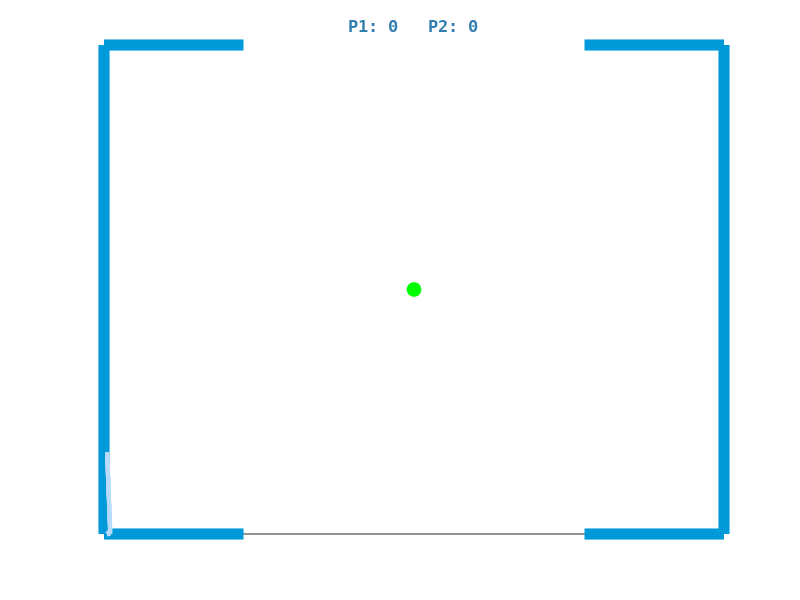

MATLAB code for this plot: (Note: this script raises an error after producing the figure.)
%Pong
%Final Project for Art of Engineering by
%Parthiban Loganathan (pl2487)
%"Derek" Xingzhou He (xh2187)
%Brady Pan (bp2395)

function[] = pong()

clc;
clear;

EDGE_WIDTH = 8;
WIDTH = 200;
HEIGHT = 300;
GOAL_SIZE = 110;
GOAL_LEFT = (WIDTH-GOAL_SIZE)/2;
GOAL_RIGHT = WIDTH-(WIDTH-GOAL_SIZE)/2;

%appearance
GRAPH_COLOR = [0.18,0.4,0.58];
WALL_COLOR = [0,0.6,0.85];
SCORE_COLOR = [0.2,0.5,0.7];
BALL_SIZE = 10;
BALL_R = 3;
BALL_COLOR = [0,1,0];
BALL_SHAPE = 'o';

PADDLE_LENGTH = 50;
PADDLE_WIDTH = 2;
PADDLE_EDGE_THICKNESS = 3;
PADDLE_GOAL_DIS = 30;
PADDLE_DIM_X = [0,0,PADDLE_LENGTH,PADDLE_LENGTH,0];
PADDLE_DIM_Y = [0,PADDLE_WIDTH,PADDLE_WIDTH,0,0];
PADDLE_DIM = [PADDLE_DIM_X;PADDLE_DIM_Y];
PADDLE_COLOR = [0.72,0.86,0.98];

%control
game = [];
BALL_VELOCITY = 0.3;
ball = [];
ball_pos = [WIDTH/2, HEIGHT/2];
ball_v = [BALL_VELOCITY, BALL_VELOCITY];
SPEED_LIMIT = 1.5;

paddlePlot1 = [];
paddlePlot2 = [];
PADDLE_VELOCITY = 0.5;
paddle_dir1 = 0;
paddle_dir2 = 0;
paddle1 = [PADDLE_DIM(1,:) + WIDTH/2 - PADDLE_LENGTH/2; PADDLE_DIM(2,:) + PADDLE_GOAL_DIS];
paddle2 = [PADDLE_DIM(1,:) + WIDTH/2 - PADDLE_LENGTH/2; PADDLE_DIM(2,:) + HEIGHT - PADDLE_GOAL_DIS];

%mechanics
p1_score = 0;
p2_score = 0;
SCORE_LIMIT = 3;
playing_flag = 1;

drawField;
waitfor(msgbox(sprintf('Player 1 (bottom) uses left and right arrow keys to move paddle.\nPlayer 2 (top) uses Z and C keys to move paddle.'),'Instructions','help'));


TIMER = timer('TimerFcn',@callBack, 'ExecutionMode', 'fixedRate', 'Period', 0.01);
start(TIMER);

%Called in the thread
    function callBack(obj, event)
        % disp('Called');
        if playing_flag == 1
            updatePaddle;
            updateBall;
            redraw;
        else
            stop(TIMER);
            close(game);
        end
    end
            

%Draw field
    function drawField
        
        %draw figure and graph
        scrsz = get(0,'ScreenSize');
        game = figure('Position',[scrsz(3)/4 scrsz(4)/4 scrsz(4)/2 scrsz(4)/2]);
        set(game, 'Resize', 'off');
        axis([0 WIDTH 0 HEIGHT]);
        axis manual;
        set(gca, 'color', GRAPH_COLOR, 'YTick', [], 'XTick', []);
        hold on;
        
        %edge
        edge_X1 = [GOAL_LEFT,0,0,GOAL_LEFT];
        edge_X2 = [GOAL_RIGHT,WIDTH,WIDTH,GOAL_RIGHT];
        edge_Y1 = [0,0,HEIGHT,HEIGHT];
        edge_Y2 = [HEIGHT,HEIGHT,0,0];
        plot(edge_X1, edge_Y1 , '-','LineWidth', EDGE_WIDTH, 'Color', WALL_COLOR);
        plot(edge_X2, edge_Y2 , '-','LineWidth', EDGE_WIDTH, 'Color', WALL_COLOR);
        
        %ball
        ball = plot(ball_pos(1), ball_pos(2));
        set(ball, 'Marker', BALL_SHAPE);
        set(ball, 'MarkerFaceColor', BALL_COLOR);
        set(ball, 'MarkerEdgeColor', BALL_COLOR);
        set(ball, 'MarkerSize', BALL_SIZE);
        
        %paddles
        paddlePlot1 = plot(PADDLE_DIM, '-', 'LineWidth', PADDLE_EDGE_THICKNESS);
        set(paddlePlot1, 'Color', PADDLE_COLOR);
        paddlePlot2 = plot(PADDLE_DIM, '-', 'LineWidth', PADDLE_EDGE_THICKNESS);
        set(paddlePlot2, 'Color', PADDLE_COLOR);
        
        %score
        t = title(sprintf('P1: %d   P2: %d', p1_score, p2_score), 'Color', SCORE_COLOR);
        set(t, 'FontName', 'Consolas','FontSize', 12);
        
        %key listener
        set(game,'KeyPressFcn', @keyPress, 'KeyReleaseFcn', @keyRelease);
    end

%reset ball
    function resetBall
        ball_pos = [WIDTH/2, HEIGHT/2];
        ball_v = [BALL_VELOCITY, BALL_VELOCITY];
    end

%new game
    function newgame
        p1_score = 0;
        p2_score = 0;
        t = title(sprintf('P1: %d   P2: %d', p1_score, p2_score), 'Color', SCORE_COLOR);
        set(t, 'FontName', 'Consolas','FontSize', 12);
        resetBall;
        playing_flag = 1;
    end

%end game
    function endgame(i)
        playing_flag = 0;
        if i == 1
            button = questdlg('Player 1 Wins. Play again?','Game Over');
        elseif i == 2
            button = questdlg('Player 2 Wins. Play again?','Game Over');
        end
        if strcmp(button, 'Yes') == 1
            newgame;
        elseif strcmp(button, 'No') == 1
            return;
        elseif strcmp(button, 'Cancel') == 1
            return;
        end
    end

%key press
    function keyPress(src, event)
        if strcmp(event.Key, 'leftarrow') == 1
            paddle_dir1 = -1;
        end
        if strcmp(event.Key, 'rightarrow') == 1
            paddle_dir1 = 1;
        end
        if strcmp(event.Key, 'z') == 1
            paddle_dir2 = -1;
        end
        if strcmp(event.Key, 'c') == 1
            paddle_dir2 = 1;
        end
    end

%key release
    function keyRelease(src, event)
        if strcmp(event.Key, 'leftarrow') == 1
            paddle_dir1 = 0;
        end
        if strcmp(event.Key, 'rightarrow') == 1
            paddle_dir1 = 0;
        end
        if strcmp(event.Key, 'z') == 1
            paddle_dir2 = 0;
        end
        if strcmp(event.Key, 'c') == 1
            paddle_dir2 = 0;
        end
    end

%accelerate
    function accelerate
        rand_y = 1 + (1.04-1).*rand(1);
        ball_v(2) = ball_v(2)*rand_y;
        
        if ball_v(1) > SPEED_LIMIT
            ball_v(1) = SPEED_LIMIT;
        end
        if ball_v(2) > SPEED_LIMIT
            ball_v(2) = SPEED_LIMIT;
        end
    end

%redraw ball
    function updateBall
        
        %update position
        ball_pos(1) = ball_pos(1) + ball_v(1);
        ball_pos(2) = ball_pos(2) + ball_v(2);
        
        paddle1_left = paddle1(1,1);
        paddle1_right = paddle1(1,3);
        paddle1_top = paddle1(2,1);
        paddle1_bot = paddle1(2,2);
        
        paddle2_left = paddle2(1,1);
        paddle2_right = paddle2(1,3);
        paddle2_top = paddle2(2,2);
        paddle2_bot = paddle2(2,1);
        
        %goal collision
        if ball_pos(2) - BALL_R < 0
            p2_score = p2_score + 1;
            t = title(sprintf('P1: %d   P2: %d', p1_score, p2_score), 'Color', SCORE_COLOR);
            set(t, 'FontName', 'Consolas','FontSize', 12);
            if(p2_score >= SCORE_LIMIT)
                endgame(2);
            end
            resetBall;
            return;
        elseif ball_pos(2) + BALL_R > HEIGHT
            p1_score = p1_score + 1;
            t = title(sprintf('P1: %d   P2: %d', p1_score, p2_score), 'Color', SCORE_COLOR);
            set(t, 'FontName', 'Consolas','FontSize', 12);
            if(p1_score >= SCORE_LIMIT)
                endgame(1);
            end
            resetBall;
            return;
        end
        
        %paddle 1 collision
        if (ball_pos(1) + BALL_R > paddle1_left) && (ball_pos(1) - BALL_R < paddle1_right) && (ball_pos(2) - BALL_R < paddle1_top) && (ball_pos(2) + BALL_R > paddle1_bot) && ball_v(2) < 0
            ball_pos(2) = paddle1_top + BALL_R + 1;
            ball_v(2) = -1*ball_v(2);
            accelerate;
            return;
        end
        
        if (ball_pos(1) + BALL_R > paddle1_left) && (ball_pos(1) - BALL_R < paddle1_right) && (ball_pos(2) - BALL_R < paddle1_top) && (ball_pos(2) + BALL_R > paddle1_bot) && ball_v(2) > 0
            ball_pos(2) = paddle1_bot - BALL_R - 1;
            ball_v(2) = -1*ball_v(2);
            accelerate;
            return;
        end
        
        %paddle 2 collision
        if (ball_pos(1) + BALL_R > paddle2_left) && (ball_pos(1) - BALL_R < paddle2_right) && (ball_pos(2) - BALL_R < paddle2_top) && (ball_pos(2) + BALL_R > paddle2_bot) && ball_v(2) < 0
            ball_pos(2) = paddle2_top + BALL_R + 1;
            ball_v(2) = -1*ball_v(2);
            accelerate;
            return;
        end
        
        if (ball_pos(1) + BALL_R > paddle2_left) && (ball_pos(1) - BALL_R < paddle2_right) && (ball_pos(2) - BALL_R < paddle2_top) && (ball_pos(2) + BALL_R > paddle2_bot) && ball_v(2) > 0
            ball_pos(2) = paddle2_bot - BALL_R - 1;
            ball_v(2) = -1*ball_v(2);
            accelerate;
            return;
        end
        
        %wall collision
        if (ball_pos(1) - BALL_R < EDGE_WIDTH)
            ball_pos(1) = EDGE_WIDTH + BALL_R + 1;
            ball_v(1) = -1*ball_v(1);
            accelerate;
            return;
        end
        
        if (ball_pos(1) + BALL_R > WIDTH - EDGE_WIDTH)
            ball_pos(1) = WIDTH - EDGE_WIDTH - BALL_R - 1;
            ball_v(1) = -1*ball_v(1);
            accelerate;
            return;
        end
        
        if (ball_pos(2) + BALL_R > HEIGHT - EDGE_WIDTH) && (ball_pos(1) < GOAL_LEFT || ball_pos(1) > GOAL_RIGHT)
            ball_pos(2) = HEIGHT - EDGE_WIDTH - BALL_R - 1;
            ball_v(2) = -1*ball_v(2);
            accelerate;
            return;
        end
        
        if (ball_pos(2) - BALL_R < EDGE_WIDTH)  && (ball_pos(1) < GOAL_LEFT || ball_pos(1) > GOAL_RIGHT)
            ball_pos(2) = EDGE_WIDTH + BALL_R + 1;
            ball_v(2) = -1*ball_v(2);
            accelerate;
            return;
        end
        
    end

%redraw paddle
    function updatePaddle
        
        %update paddle coordinates
        paddle1(1,:) = paddle1(1,:) + (paddle_dir1*PADDLE_VELOCITY);
        paddle2(1,:) = paddle2(1,:) + (paddle_dir2*PADDLE_VELOCITY);
        
        %keep paddle inside field
        %paddle 1
        %for left edge
        if paddle1(1,1) < EDGE_WIDTH
            paddle1(1,:) = PADDLE_DIM(1,:) + EDGE_WIDTH + 1;
        %for right edge
        elseif paddle1(1,3) > WIDTH - EDGE_WIDTH
            paddle1(1,:) = PADDLE_DIM(1,:) + WIDTH - PADDLE_LENGTH - EDGE_WIDTH -1;
        end
        %paddle 2
        %for left edge
        if paddle2(1,1) < EDGE_WIDTH
            paddle2(1,:) = PADDLE_DIM(1,:) + EDGE_WIDTH + 1;
        %for right edge
        elseif paddle2(1,3) > WIDTH - EDGE_WIDTH
            paddle2(1,:) = PADDLE_DIM(1,:) + WIDTH - PADDLE_LENGTH - EDGE_WIDTH -1;
        end
    end

%redraw
    function redraw
        
        set(paddlePlot1, 'Xdata', paddle1(1,:), 'YData', paddle1(2,:));
        set(paddlePlot2, 'Xdata', paddle2(1,:), 'YData', paddle2(2,:));
        set(ball, 'XData', ball_pos(1), 'YData', ball_pos(2));
        drawnow;
    end

end